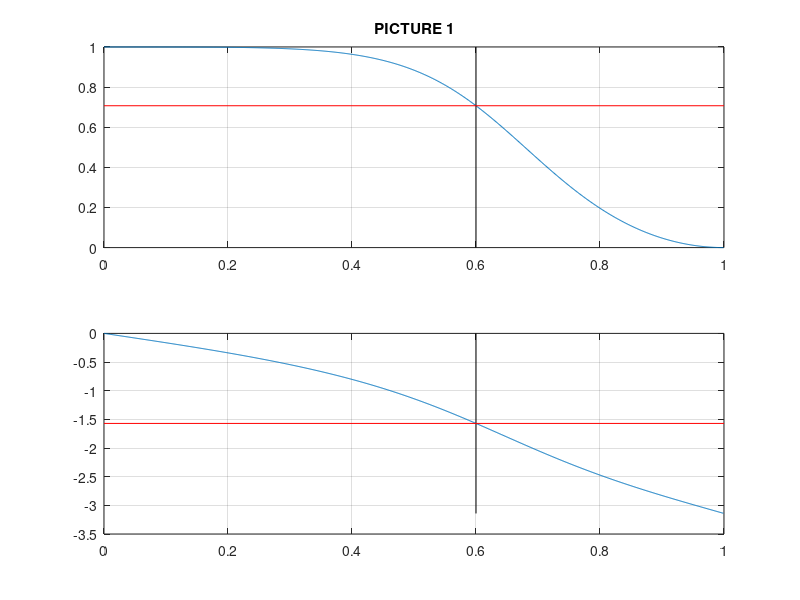
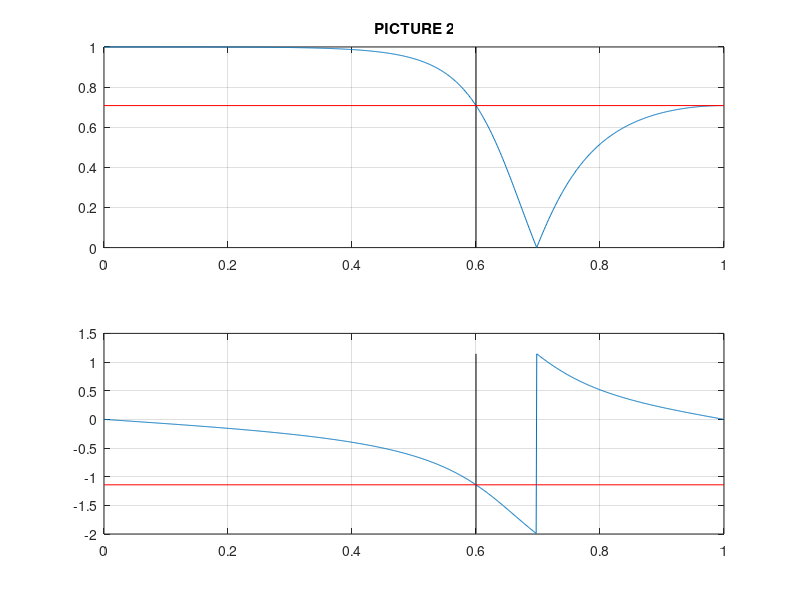
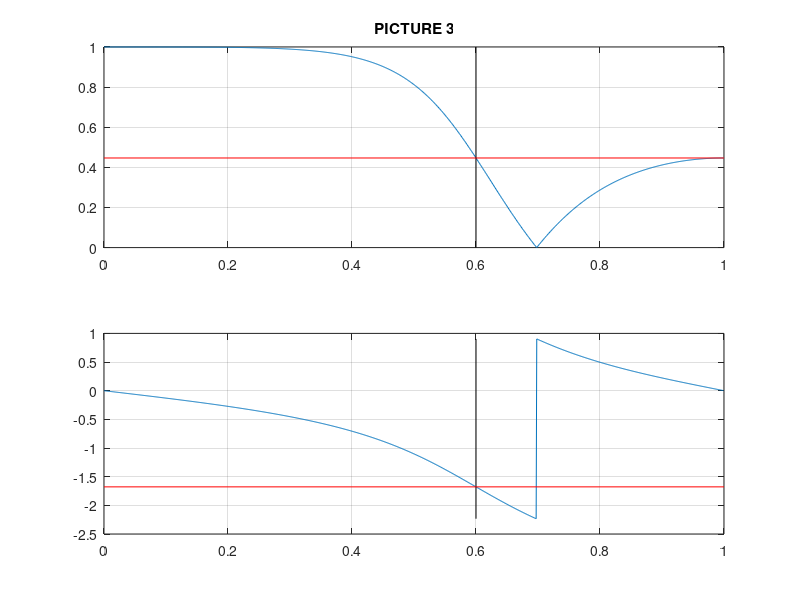
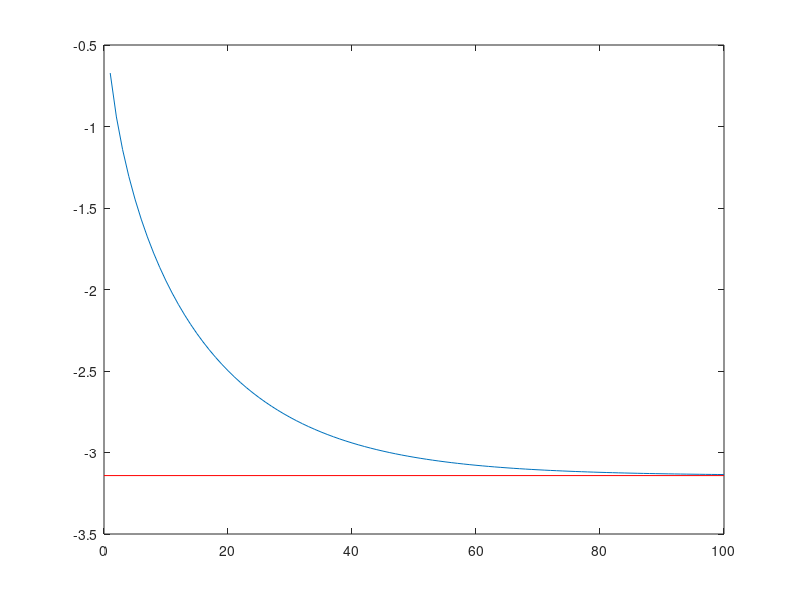

These charts were generated, in order, by the following MATLAB code:
clear all; close all;
% Length - 100; table values ??for low pass filter
tableLowCheb2 = [-0.672122471549586,-0.941400490632538,-1.14187336634512,-1.30579070990842,-1.44578834753862,-1.56842185730907,-1.67763226262576,-1.77601950396479,-1.86541316789329,-1.94716362526815,-2.02230488302446,-2.09165221700416,-2.15586396551608,-2.21548238366141,-2.27096164136573,-2.32268759704078,-2.37099212500609,-2.41616372842284,-2.45845555350483,-2.49809154479651,-2.53527124448953,-2.57017358540225,-2.60295992548649,-2.63377650270778,-2.66275644140493,-2.69002140762243,-2.71568298686126,-2.73984384023283,-2.76259868215429,-2.78403511315296,-2.80423433413849,-2.82327176301389,-2.84121757027864,-2.85813714700743,-2.87409151603180,-2.88913769513892,-2.90332901950430,-2.91671542930064,-2.92934372740094,-2.94125781126668,-2.95249888244029,-2.96310563651300,-2.97311443598972,-2.98255946810291,-2.99147288932088,-2.99988495804283,-3.00782415676043,-3.01531730478962,-3.02238966252706,-3.02906502806107,-3.03536582686093,-3.04131319517873,-3.04692705772192,-3.05222620008908,-3.05722833640641,-3.06195017255345,-3.06640746532608,-3.07061507784857,-3.07458703151508,-3.07833655471465,-3.08187612856895,-3.08521752989203,-3.08837187156240,-3.09134964048173,-3.09416073327990,-3.09681448991315,-3.09931972529076,-3.10168475905518,-3.10391744363116,-3.10602519065114,-3.10801499585642,-3.10989346256665,-3.11166682380394,-3.11334096315200,-3.11492143442536,-3.11641348021903,-3.11782204940414,-3.11915181363123,-3.12040718289884,-3.12159232024146,-3.12271115558778,-3.12376739883675,-3.12476455219652,-3.12570592182815,-3.12659462883408,-3.12743361962831,-3.12822567572366,-3.12897342296915,-3.12967934026846,-3.13034576780916,-3.13097491483002,-3.13156886695259,-3.13212959310175,-3.13265895203814,-3.13315869852454,-3.13363048914666,-3.13407588780777,-3.13449637091559,-3.13489333227866,-3.13526808772849];
points = 1000; %
x = (1:length(tableLowCheb2));
%% PICTURE 1
f = 0.6;
 [alb,blb] = butter(2,f,'low');
 [hl,w] = freqz(alb,blb,points);
 aml = abs(hl);
 for i=1:length(w)
    CF1(i)=(blb(2)*(alb(1)-alb(3))-alb(2)*(1-blb(3)))*sin(w(i));
    CF2(i)=(alb(1)*blb(3)-alb(3))*sin(2*w(i));
    IF(i)=CF1(i)+CF2(i);
    ZF1(i)=alb(1)+alb(2)*blb(2)+alb(3)*blb(3);
    ZF2(i)=(blb(2)*(alb(1)+alb(3))+alb(2)*(1+blb(3)))*cos(w(i));
    ZF3(i)=(alb(1)*blb(3)+alb(3))*cos(2*w(i));
    RF(i)=ZF1(i)+ZF2(i)+ZF3(i);
    F2(i)=atan2(IF(i),RF(i));    
 end
 % plot 1 picture
 figure('Units', 'normalized', 'OuterPosition', [0 0 1 1]);
 subplot(2,1,1);
plot(w/pi,aml);
line([f f],[0 1],'Color','black');
line([0 1],[1/sqrt(2) 1/sqrt(2)],'Color','red');
title('PICTURE 1')%%%%%%%%%%%%%%%%%%%%%%%%%%%%%%%%%%%%%%%%%%%%%%%%%%%%%%
grid on;
subplot(2,1,2);
plot(w/pi,F2);
line([f f],[0 -pi],'Color','black');
line([0 1],[-pi/2 -pi/2],'Color','red');
grid on;
%
%% picture 2
f = 0.6;
rs=3;
[alb,blb] = cheby2(2,rs,f,'low');
 [hl,w] = freqz(alb,blb,points);
 aml = abs(hl);
 for i=1:length(w)
    CF1(i)=(blb(2)*(alb(1)-alb(3))-alb(2)*(1-blb(3)))*sin(w(i));
    CF2(i)=(alb(1)*blb(3)-alb(3))*sin(2*w(i));
    IF(i)=CF1(i)+CF2(i);
    ZF1(i)=alb(1)+alb(2)*blb(2)+alb(3)*blb(3);
    ZF2(i)=(blb(2)*(alb(1)+alb(3))+alb(2)*(1+blb(3)))*cos(w(i));
    ZF3(i)=(alb(1)*blb(3)+alb(3))*cos(2*w(i));
    RF(i)=ZF1(i)+ZF2(i)+ZF3(i);
    F2(i)=atan2(IF(i),RF(i));    
 end
 % plot 2 picture
 figure('Units', 'normalized', 'OuterPosition', [0 0 1 1]);
 subplot(2,1,1);
plot(w/pi,aml);
line([f f],[0 1],'Color','black');
line([0 1],[1/(sqrt(10^(0.1*rs))); 1/(sqrt(10^(0.1*rs)))],'Color','red');
title('PICTURE 2')%%%%%%%%%%%%%%%%%%%%%%%%%%%%%%%%%%%%%%%%%%%%%%%%%%%%%%%%%%%%%%%%
grid on;
subplot(2,1,2);
plot(w/pi,F2);
line([f f],[min(F2) max(F2)],'Color','black');
line([0 1],[tableLowCheb2(rs) tableLowCheb2(rs)],'Color','red');
grid on;
%
%% picture 3
f = 0.6;
rs=7;
[alb,blb] = cheby2(2,rs,f,'low');
 [hl,w] = freqz(alb,blb,points);
 aml = abs(hl);
 for i=1:length(w)
    CF1(i)=(blb(2)*(alb(1)-alb(3))-alb(2)*(1-blb(3)))*sin(w(i));
    CF2(i)=(alb(1)*blb(3)-alb(3))*sin(2*w(i));
    IF(i)=CF1(i)+CF2(i);
    ZF1(i)=alb(1)+alb(2)*blb(2)+alb(3)*blb(3);
    ZF2(i)=(blb(2)*(alb(1)+alb(3))+alb(2)*(1+blb(3)))*cos(w(i));
    ZF3(i)=(alb(1)*blb(3)+alb(3))*cos(2*w(i));
    RF(i)=ZF1(i)+ZF2(i)+ZF3(i);
    F2(i)=atan2(IF(i),RF(i));    
 end
 % plot 3 picture
 figure('Units', 'normalized', 'OuterPosition', [0 0 1 1]);
 subplot(2,1,1);
plot(w/pi,aml);
line([f f],[0 1],'Color','black');
line([0 1],[1/(sqrt(10^(0.1*rs))); 1/(sqrt(10^(0.1*rs)))],'Color','red');
title('PICTURE 3')%%%%%%%%%%%%%%%%%%%%%%%%%%%%%%%%%%%%%%%%%%%%%%%%%%%%%%%%%%%%%%%%
grid on;
subplot(2,1,2);
plot(w/pi,F2);
line([f f],[min(F2) max(F2)],'Color','black');
line([0 1],[tableLowCheb2(rs) tableLowCheb2(rs)],'Color','red');
grid on;
%% picture 4
figure('Units', 'normalized', 'OuterPosition', [0 0 1 1]);
plot(x,tableLowCheb2);
line([0 length(x)], [-pi -pi], 'color', 'red');
%% picture 5 
lned = -0.76.*(log(x)) - 0.2117;
figure('Units', 'normalized', 'OuterPosition', [0 0 1 1]);
plot(x, [tableLowCheb2; lned]);
title('logarithmic approx, -0.76ln(x) - 0.2117');
legend({'table phase(rs)','logarithmed'},'FontSize',12);
%% picture 6
thed = -tanh(0.2*x.^ 0.57)*pi;
figure('Units', 'normalized', 'OuterPosition', [0 0 1 1]);
plot(x, [tableLowCheb2; thed]);
title('approximation by hiberbolic tangent');
legend({'table phase(rs)','by tanh'},'FontSize',12);
%% picture 7
arg = 0.2*x.^ 0.57;
decomposed =-pi *(arg.*(1 - 0.333*(1 - 0.4.*arg.^2).*(1 + 0.162.*arg.^4).*arg.^2));
figure('Units', 'normalized', 'OuterPosition', [0 0 1 1]);
plot(x(1:10), [tableLowCheb2(1:10); decomposed(1:10)]);
title('decomposed by =-pix[1-0.333(1-0.4x^2 )(1+0.162x^4 ) x^2 ]');
legend({'table phase(rs)','by tanh'},'FontSize',12);
%% picture 8
argument =0.2*x.^ 0.57;
A1=1;
A2=1/3;
A3=2/15;
A4=17/315;
A5=62/2835;
for i = 1:length(x)
    sin(i) = argument(i) + ((argument(i).^3)/6) + ((argument(i).^5)/120) + ((argument(i).^7)/5040)+ ((argument(i).^9)/factorial(9));
    cos(i) = 1 + ((argument(i).^2)/factorial(2)) + ((argument(i).^4)/factorial(4)) + ((argument(i).^6)/factorial(6))+ ((argument(i).^8)/factorial(8));
    sincos(i) = -pi * sin(i)/cos(i);
end
figure('Units', 'normalized', 'OuterPosition', [0 0 1 1]);
plot(x, [tableLowCheb2; sincos]);
title('line decomposition for hiberbolic tanh by 0.2*x^0^.^5^7');
legend({'table values','decomposed tanh'},'FontSize',12);

%% picture 9
argument = 0.269 * sqrt(x - 0.9);
for i = 1:length(x)
    sin(i) = argument(i) + ((argument(i).^3)/6) + ((argument(i).^5)/120) + ((argument(i).^7)/5040)+ ((argument(i).^9)/factorial(9));
    cos(i) = 1 + ((argument(i).^2)/factorial(2)) + ((argument(i).^4)/factorial(4)) + ((argument(i).^6)/factorial(6))+ ((argument(i).^8)/factorial(8));
    sincos(i) = -pi * sin(i)/cos(i);
end
figure('Units', 'normalized', 'OuterPosition', [0 0 1 1]);
plot(x, [tableLowCheb2; sincos]);
title('line decomposition by 0.269*sqrt(rs-0.9)');
legend({'table values','decomposed tanh'},'FontSize',12);
